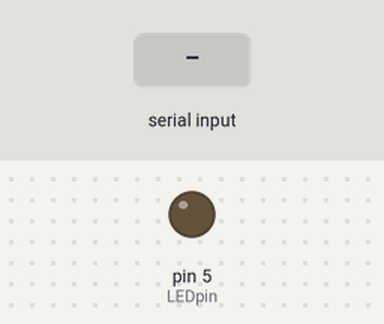
The sketch below on a simulated Arduino Uno, built with avr-gcc and run on an emulated ATmega328P. On the bench: output pins drawn as LEDs (lit = HIGH). The test bench sets the inputs (shaded band). What the sketch prints to the serial monitor is not drawn.

Above: at 1.2 s.
1.3 s: "90,45\n" received over Serial
At 2.1 s:
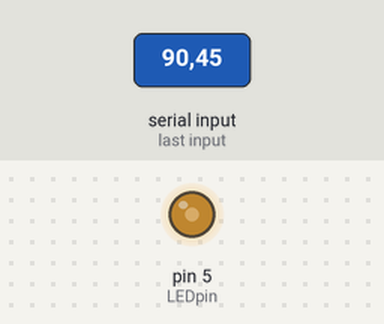
3.8 s: "5\n" received over Serial
At 4.6 s:
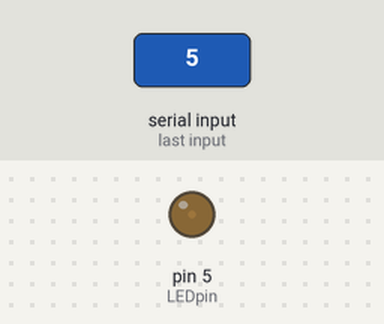
Timing chart, 0 to 6.8 s (numbered marks = the images above; inputs shaded):
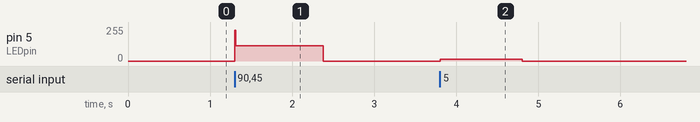

Measured:
- after the input at 1.3 s, pin 5 (LEDpin): 0/255 → 114/255 at once, → 0/255 1.1 s later
- after the input at 3.8 s, pin 5 (LEDpin): 0/255 → 12/255 at once, → 0/255 1.0 s later

The sketch:

Feb_7c_Input_Value_for_Brightness.ino
```cpp
float bright;
int LEDpin = 5;
void setup() {
  // put your setup code here, to run once:
  pinMode(LEDpin, OUTPUT);
  Serial.begin(9600);
}

void loop() {
  // put your main code here, to run repeatedly:
  Serial.print("On a scale of 0 - 100, How bright do you want the LED to be: ");
  while (Serial.available() == 0) {

  }
  bright = Serial.parseInt() * 255. / 100.;
  Serial.println(bright);
  analogWrite(LEDpin, bright);

}
```
